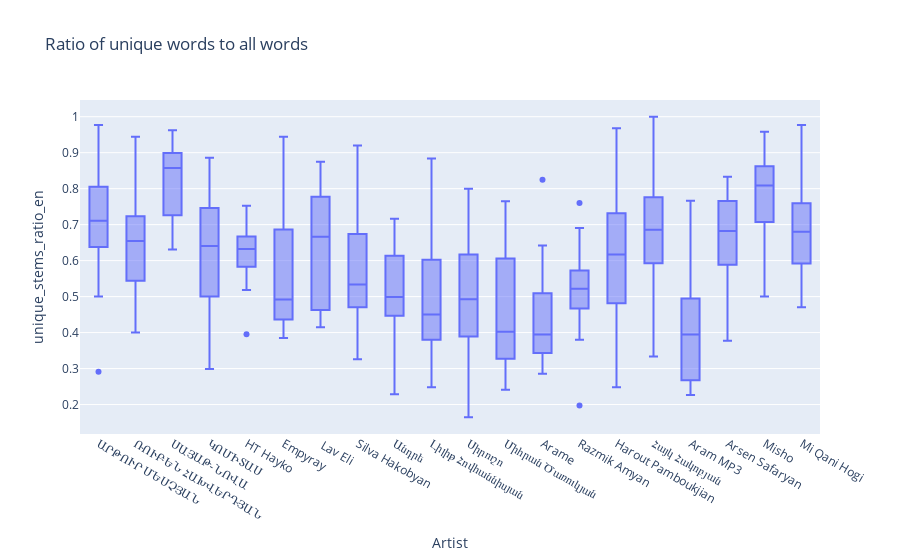

Source (notebook cell):
### Code cell
fig = px.box(df, x='Artist', y='unique_stems_ratio_en', title='Ratio of unique words to all words')
fig.show()

### Figure 1 — Plotly figure (JSON) as saved in the notebook; plotly's stock layout.template omitted (floating-point values rounded to 4 significant figures; data arrays with more than 128 entries replaced by an {"elided": "..."} marker saying what was removed)
{"data": [{"alignmentgroup": "True", "hovertemplate": "Artist=%{x}<br>unique_stems_ratio_en=%{y}<extra></extra>", "legendgroup": "", "marker": {"color": "#636efa"}, "name": "", "notched": false, "offsetgroup": "", "orientation": "v", "showlegend": false, "type": "box", "x": {"elided": "506 str values"}, "x0": " ", "xaxis": "x", "y": {"elided": "506 float values"}, "y0": " ", "yaxis": "y"}], "layout": {"boxmode": "group", "legend": {"tracegroupgap": 0}, "title": {"text": "Ratio of unique words to all words"}, "xaxis": {"anchor": "y", "domain": [0, 1], "title": {"text": "Artist"}}, "yaxis": {"anchor": "x", "domain": [0, 1], "title": {"text": "unique_stems_ratio_en"}}}}
